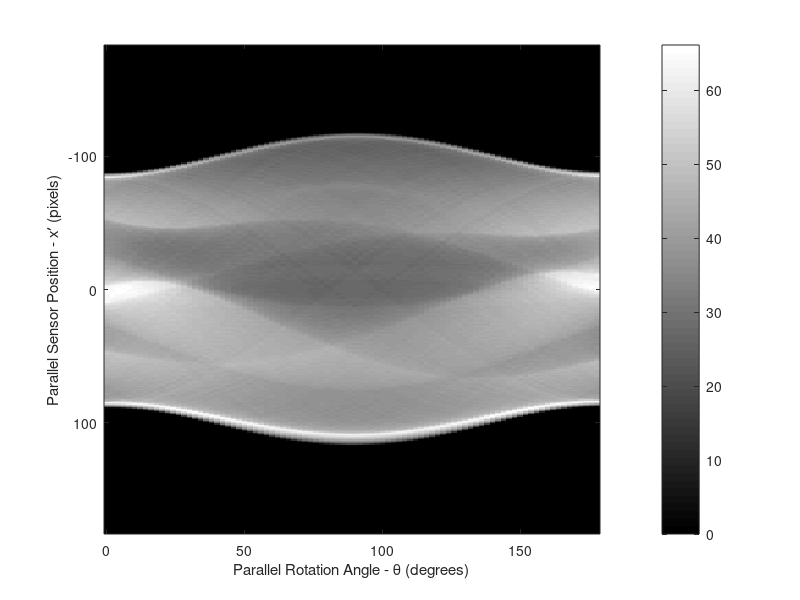

Here is the MATLAB script that generated this plot:
function radon()

P = phantom(256);
imshow(P);

theta1 = 0:10:170; 
[R1,~] = radon(P,theta1); 
num_angles_R1 = size(R1,2);

theta2 = 0:5:175;  
[R2,~] = radon(P,theta2);
num_angles_R2 = size(R2,2);



theta3 = 0:2:178;  
[R3,xp] = radon(P,theta3); 
num_angles_R3 = size(R3,2);

P_128 = phantom(128);
[R_128,xp_128] = radon(P_128,theta1);
N_128 = size(R_128,1);

imagesc(theta3,xp,R3);
colormap(hot);
colorbar;
xlabel('Parallel Rotation Angle - \theta (degrees)'); 
ylabel('Parallel Sensor Position - x\prime (pixels)');

end